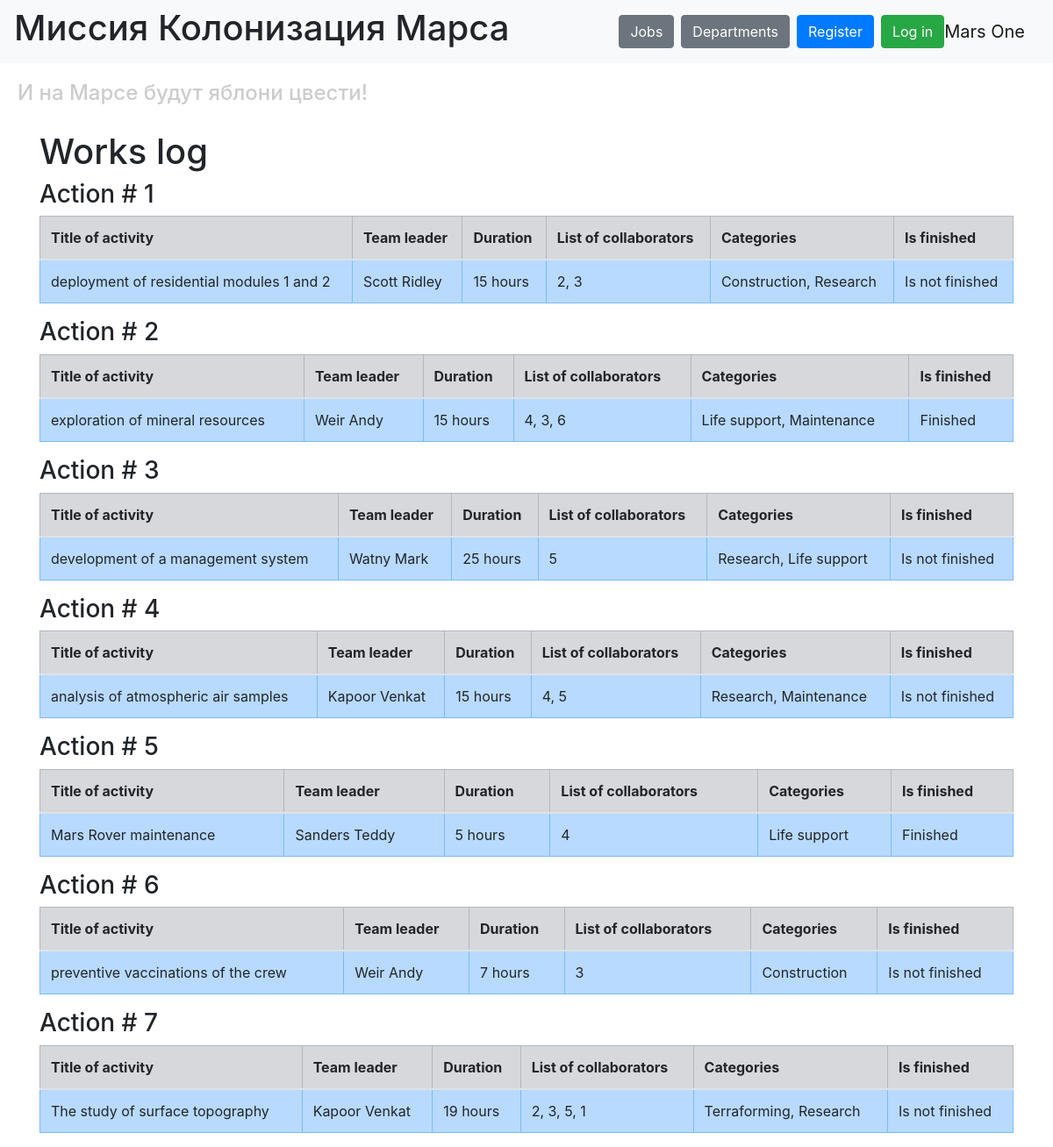
The page / on the database its author committed.
### data/jobs.py (models this page shows)
class Jobs(SqlAlchemyBase):
    __tablename__ = 'jobs'
    __table_args__ = {'extend_existing': True}
    id = sa.Column(sa.Integer, primary_key=True, autoincrement=True)
    team_leader = sa.Column(sa.Integer, sa.ForeignKey("users.id"))
    job = sa.Column(sa.String, nullable=True)
    work_size = sa.Column(sa.Integer, nullable=True)
    collaborators = sa.Column(sa.String, nullable=True)
    start_date = sa.Column(sa.DateTime, default=datetime.datetime.now)
    end_date = sa.Column(sa.DateTime, nullable=True)
    is_finished = sa.Column(sa.Boolean, default=False)
    user = orm.relationship("User", back_populates="jobs")
    categories = orm.relationship("Category", secondary="association", back_populates="jobs")

### data/users.py (models this page shows, shortened)
class User(SqlAlchemyBase, UserMixin):
    __tablename__ = 'users'
    id = sa.Column(sa.Integer, primary_key=True, autoincrement=True)
    surname = sa.Column(sa.String, nullable=True)
    name = sa.Column(sa.String, nullable=True)
    age = sa.Column(sa.Integer, nullable=True)
    position = sa.Column(sa.String, nullable=True)
    speciality = sa.Column(sa.String, nullable=True)
    address = sa.Column(sa.String, nullable=True)
    email = sa.Column(sa.String, index=True, unique=True, nullable=True)
    hashed_password = sa.Column(sa.String, nullable=True)
    modifed_date = sa.Column(sa.DateTime, default=datetime.datetime.now)
    jobs = orm.relationship("Jobs", back_populates="user")
    departments = orm.relationship("Department", back_populates="user")

### data/categories.py (models this page shows)
class Category(SqlAlchemyBase):
    __tablename__ = 'categories'
    __table_args__ = {'extend_existing': True}
    id = sa.Column(sa.Integer, primary_key=True, autoincrement=True)
    name = sa.Column(sa.String, nullable=True)
    jobs = orm.relationship("Jobs", secondary="association", back_populates="categories")

### main.py (the view)
@app.route("/")
def index():
    db_sess = db_session.create_session()
    jobs = db_sess.query(Jobs).all()
    users = db_sess.query(User).all()
    names = {user.id: (user.surname, user.name) for user in users}
    return render_template("index.html", jobs=jobs, names=names, title='Work log')

### data/db_session.py (called while the page is built)
def create_session() -> Session:
    global __factory
    return __factory()

### templates/index.html (shortened to what this page needs)
{% extends "base.html" %}
{% block content %}
<h1>Works log</h1>
{% for job in jobs %}
<div class="d-flex align-items-center mb-2">
    <h3 class="mb-0 mr-3">Action # {{ job.id }}</h3>
</div>
<table class="table table-bordered">
    <thead class="table-secondary">
        <tr>
            <th>Title of activity</th>
            <th>Team leader</th>
            <th>Duration</th>
            <th>List of collaborators</th>
            <th>Categories</th>
            <th>Is finished</th>
        </tr>
    </thead>
    <tbody>
        <tr class="table-primary">
            <td>{{ job.job }}</td>
            <td>{{ names[job.team_leader][0] }} {{ names[job.team_leader][1] }}</td>
            <td>{{ job.work_size }} hours</td>
            <td>{{ job.collaborators }}</td>
            <td>
                {% for category in job.categories %}
                    {{ category.name }}{% if not loop.last %}, {% endif %}
                {% endfor %}
            </td>
            <td>{% if job.is_finished %}Finished{% else %}Is not finished{% endif %}</td>
        </tr>
    </tbody>
</table>
{% endfor %}
{% endblock %}

### rows shown on the page
Jobs: id "1", job "deployment of residential modules 1 and 2", team_leader.surname "Scott", team_leader.name "Ridley", work_size "15", collaborators "2, 3", is_finished "Is not finished"
Category: name "Construction"
Category: name "Research"
Jobs: id "2", job "exploration of mineral resources", team_leader.surname "Weir", team_leader.name "Andy", work_size "15", collaborators "4, 3, 6", is_finished "Finished"
Category: name "Life support"
Category: name "Maintenance"
Jobs: id "3", job "development of a management system", team_leader.surname "Watny", team_leader.name "Mark", work_size "25", collaborators "5", is_finished "Is not finished"
Jobs: id "4", job "analysis of atmospheric air samples", team_leader.surname "Kapoor", team_leader.name "Venkat", work_size "15", collaborators "4, 5", is_finished "Is not finished"
Jobs: id "5", job "Mars Rover maintenance", team_leader.surname "Sanders", team_leader.name "Teddy", work_size "5", collaborators "4", is_finished "Finished"
Jobs: id "6", job "preventive vaccinations of the crew", team_leader.surname "Weir", team_leader.name "Andy", work_size "7", collaborators "3", is_finished "Is not finished"
Jobs: id "7", job "The study of surface topography", team_leader.surname "Kapoor", team_leader.name "Venkat", work_size "19", collaborators "2, 3, 5, 1", is_finished "Is not finished"
Category: name "Terraforming"
